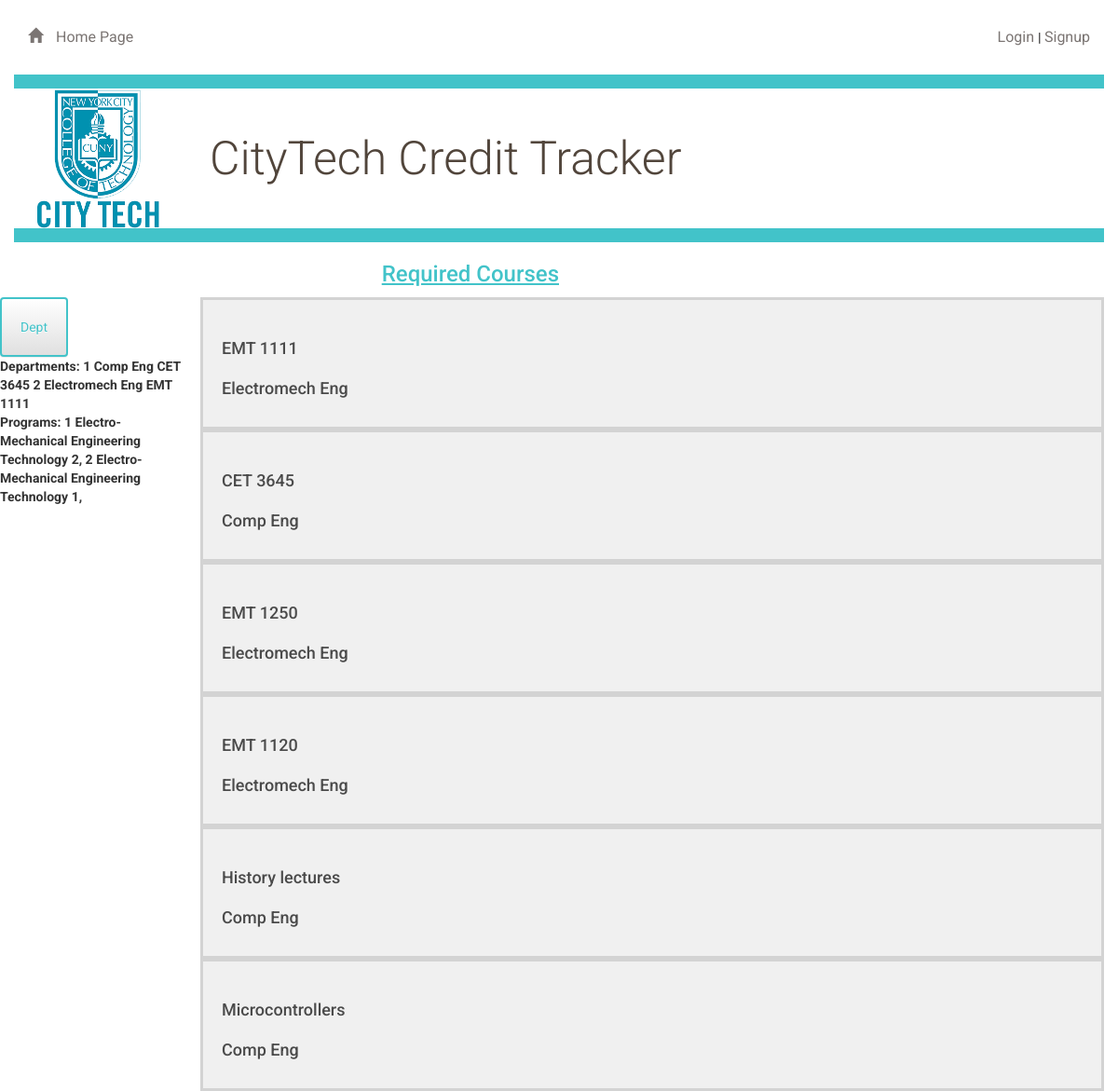
Page /dashboard/ on the earlier database version.
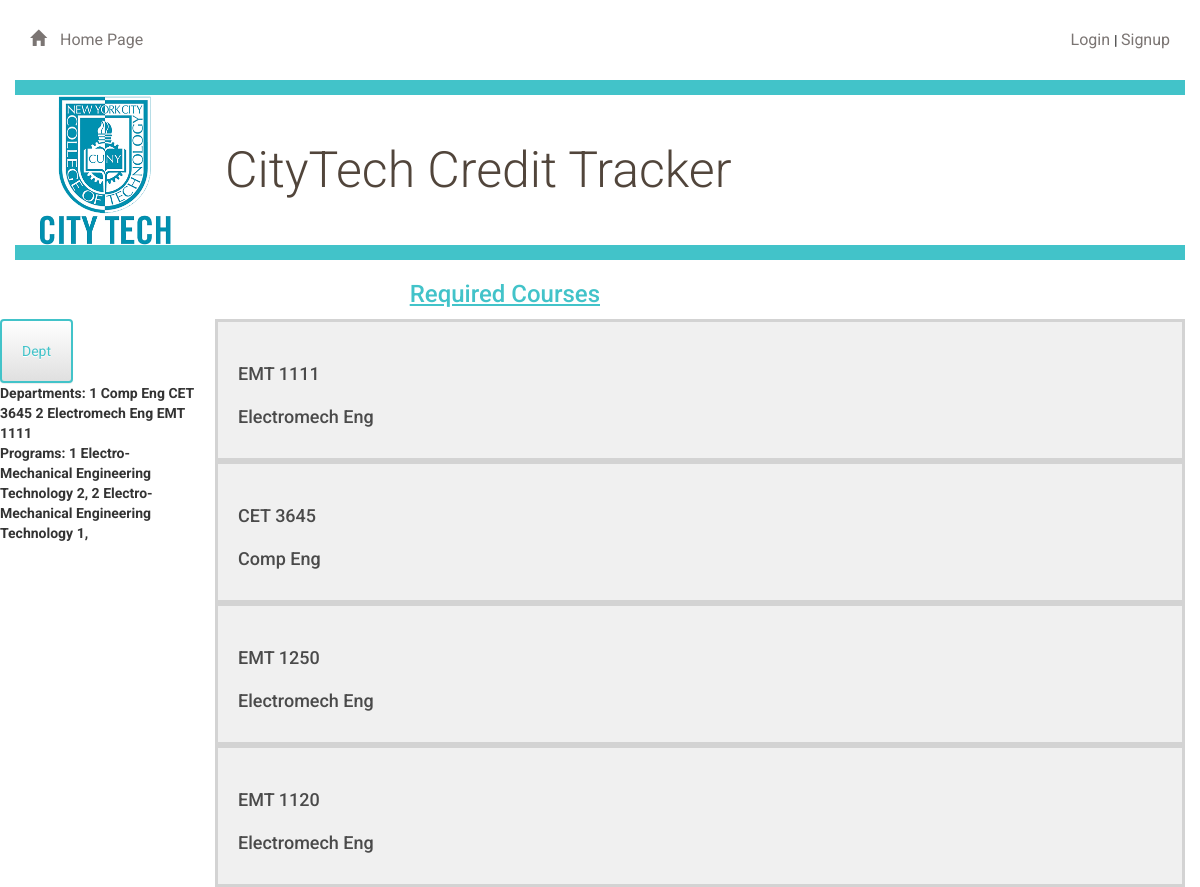
Same page on the later database version.
### app/models.py (models this page shows, shortened)
class Departments(UserMixin, db.Model):
    id = db.Column(db.Integer, primary_key=True)
    code = db.Column(db.String(8), nullable=False)
    name = db.Column(db.String(50), nullable=False)
    progs = db.relationship('Programs', backref='dept')
    course_depts = db.relationship('Courses', backref='dept')

class Courses(db.Model):
    id = db.Column(db.Integer, primary_key=True)
    parent_id = db.Column(db.Integer, db.ForeignKey('courses.id'))
    name = db.Column(db.String(50), nullable=False)
    code = db.Column(db.String(8), nullable=False)
    credits = db.Column(db.Integer, nullable=False)
    dept_id = db.Column(db.Integer, db.ForeignKey('departments.id'))
    progs_id = db.Column(db.Integer, db.ForeignKey('programs.id'))
    prereqs = db.relationship(
        'Courses', secondary=prereq,
        primaryjoin=(prereq.c.course_id == id),
        secondaryjoin=(prereq.c.prereq_id == id),
        backref=db.backref('prereq', lazy='dynamic'), lazy='dynamic')
    coreqs = db.relationship(
        'Courses', secondary=coreq,
        primaryjoin=(coreq.c.course_id == id),
        secondaryjoin=(coreq.c.coreq_id == id),
        backref=db.backref('coreq', lazy='dynamic'), lazy='dynamic')
    children = db.relationship("Courses",
                backref=db.backref('parent', remote_side=[id])
            )

class Programs(db.Model):
    id = db.Column(db.Integer, primary_key=True)
    code = db.Column(db.String(8), nullable=False)
    name = db.Column(db.String(50), nullable=False)
    degree = db.Column(db.String(50), nullable=False)
    dept_id = db.Column(db.Integer, db.ForeignKey('departments.id'))
    courses = db.relationship('Courses', backref='programs', lazy='dynamic')

### app/routes.py (the view)
@app.route('/')
@app.route('/dashboard/')
def creditDashboard():
    depts = Departments.query.all()
    progs = Courses.query.all()
    pros = Programs.query.all()
    return render_template('dashboard.html', depts = depts, courses = progs, pros = pros)

### app/templates/dashboard.html (shortened to what this page needs)
{% extends "base.html" %}
{% block content %}
{% include "header.html" %}
		<section> <h2>Required Courses</h2></section>
	</div>
<div>
		<div class="col-md-2 padding-none">
				<a href="{{ url_for('deptDashboard') }}">
					<button class="btn btn-default">
						  Dept
					</button>
				</a>
				<div>
				Departments:
				{% for dept in depts %}
					{{dept.id}}
					{{dept.name}}
					{{dept.course_depts[0].name}}
				 {%endfor%}
				 <div>
					 Programs:
					 {% for pro in pros %}
						{{pro.id}}
						{{pro.name}}
						{{pro.dept_id}},
					 {%endfor%}
					</div>
				</div>
			</div>
		<div class="col-md-10 ">
		{% for course in courses %}
			<a href = " {{ url_for('courseDashboard') }}">
					<div class="col-md-2"></div>
					<div class="movies-list">
							<h3>{{course.name}}</h3>
							<h3>{{course.dept.name}}</h3>
						</div>
			</a>
		{% endfor %}
		</div>
	</div>
{% endblock %}

### app/templates/base.html (shortened to what this page needs)
<!DOCTYPE html>
<html lang="en">
	<head>
		<link rel="stylesheet" href="http://maxcdn.bootstrapcdn.com/bootstrap/3.3.5/css/bootstrap.min.css">
		<link rel="stylesheet" href="https://maxcdn.bootstrapcdn.com/bootstrap/3.3.5/css/bootstrap-theme.min.css">
		<link rel=stylesheet type=text/css href="{{ url_for('static', filename='styles.css') }}">
	</head>
	<body>
		<div class="container">
			{% block content %}
			{% endblock %}
	</body>
</html>

### app/templates/header.html (shortened to what this page needs)
<div class="row top-menu">
	<div class="col-md-6">
		<a href="{{url_for('creditDashboard')}}">
			<span class="glyphicon glyphicon-home" aria-hidden="true"></span> Home Page
		</a>
	</div>
	<div class="col-md-6">
		<div class="login">
			{% if current_user.is_anonymous %}
			<a href="{{url_for('login')}}" >
			   Login
			</a>
			|
			<a href="{{url_for('userSignup')}}" >
			   Signup
			</a>
			{% endif %}
		</div>
	</div>
</div>
<div>
	<div class="row divider blue">
		<div class="col-md-12"></div>
	</div>
	<div class="row banner main">
		<div class="col-md-2"><img src="/static/citytech_logo.png" alt="CityTech Logo" height='150px'></div>
		<div class="col-md-10">
			<h1>CityTech Credit Tracker</h1>
		</div>
	</div>
	<div class="row divider blue">
		<div class="col-md-12"></div>
	</div>
</div>

### app/static/styles.css (style rules this page uses)
* { font-family: "Helvetica Neue Bold", Roboto, Helvetica, Arial, sans-serif; font-weight: 700; }
h1 { font-family: "Helvetica Neue Light", Roboto, Helvetica, Arial, sans-serif; font-size: 50px; color: #51453B; line-height: 60px; font-weight: 300; }
h2 { font-size: 24px; color: #42C3C9; line-height: 29px; text-decoration: underline; }
h3 { font-size: 18px; color: #4A4A4A; line-height: 23px; }
a { font-size: 14px; color: #0093B9; line-height: 17px; }
section { float: right; margin: 0 1.5%; margin-right: 50%; }
.padding-none { padding: 0; }
.btn { padding: 20px; margin: 0; border-color: #42C3C9; border-width: 2px; color: #42C3C9;; }
.glyphicon { margin-right: 10px; }
.top-menu { padding-top: 30px; padding-bottom: 30px; }
.top-menu a { margin-bottom: 0; line-height: 16px; font-size: 16px; color: #7B7573; font-weight: 400; }
.divider { height: 15px; }
.divider.blue { background-color: #42C3C9; }
.banner.main { height: 150px; background-position: right; background-repeat: no-repeat; background-size: cover; }
.banner h1 { margin: 45px 0; }
.login { position: relative; float: right; margin-right: 0; }
.movies-list { background-color: #F0F0F0; padding: 20px; border-style: solid; border-color: #D3D3D3; }

Differences in the rows shown:
removed Courses: name "History lectures", dept.name "Comp Eng"
removed Courses: name "Microcontrollers", dept.name "Comp Eng"
